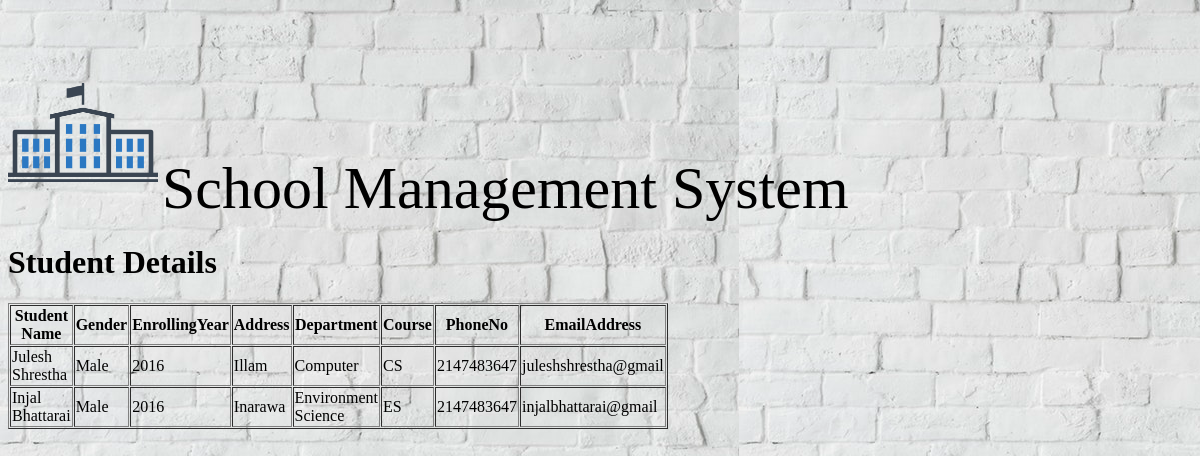
The app's page /studentDetails3.php with its own data.
### tables this page shows
CREATE TABLE `student` (
  `RegNo` int(11) NOT NULL,
  `Name` varchar(20) NOT NULL,
  `Address` varchar(20) NOT NULL,
  `Course` varchar(20) NOT NULL,
  `DOB` date NOT NULL,
  `PhoneNo` int(11) NOT NULL,
  `Gender` varchar(20) NOT NULL,
  `Grade` varchar(20) NOT NULL,
  `Department` varchar(20) NOT NULL,
  `EnrollingYear` int(11) NOT NULL,
  `EmailAddress` varchar(20) NOT NULL,
  `Fname` varchar(20) NOT NULL,
  `Lname` varchar(20) NOT NULL
);

### studentDetails3.php (the view, shortened to what this page needs)
<?php
$con =mysqli_connect('127.0.0.1','root','');
mysqli_select_db($con,'studentregistration');
$sql="SELECT * From student";
$record=mysqli_query($con,$sql);
?>
<!DOCTYPE html>
<html>
<head>
	<link rel="stylesheet" type="text/css" href="style.css">
</head>
<body background="wall.jpg">
	<img src="logo.jpg" height="150" width="150" style="padding-top:50px;" alt="School Management System"/>
		<a style="font-size: 60px; padding-bottom:0px;">School Management System</a>
<h1>Student Details</h1>
<table width="600" border="1" cellpadding="1" cellspacing="1">
	<tr>
		<th>Student Name</th>
		<th>Gender</th>
		<th>EnrollingYear</th>
		<th>Address</th>
		<th>Department</th>
		<th>Course</th>
		<th>PhoneNo</th>
		<th>EmailAddress</th>
	</tr>
<?php
	while ($student=mysqli_fetch_assoc($record)) {
		echo "<tr>";
		echo "<td>".$student['Name']."</td>";
		echo "<td>".$student['Gender']."</td>";
		echo "<td>".$student['EnrollingYear']."</td>";
		echo "<td>".$student['Address']."</td>";
		echo "<td>".$student['Department']."</td>";
		echo "<td>".$student['Course']."</td>";
		echo "<td>".$student['PhoneNo']."</td>";
		echo "<td>".$student['EmailAddress']."</td>";
		echo "</tr>";
	}
?>
</table>
</body>
</html>

### records on screen
student: Name "Julesh Shrestha", Gender "Male", EnrollingYear "2016", Address "Illam", Department "Computer", Course "CS", PhoneNo "2147483647", EmailAddress "juleshshrestha@gmail"
student: Name "Injal Bhattarai", Gender "Male", EnrollingYear "2016", Address "Inarawa", Department "Environment Science", Course "ES", PhoneNo "2147483647", EmailAddress "injalbhattarai@gmail"
